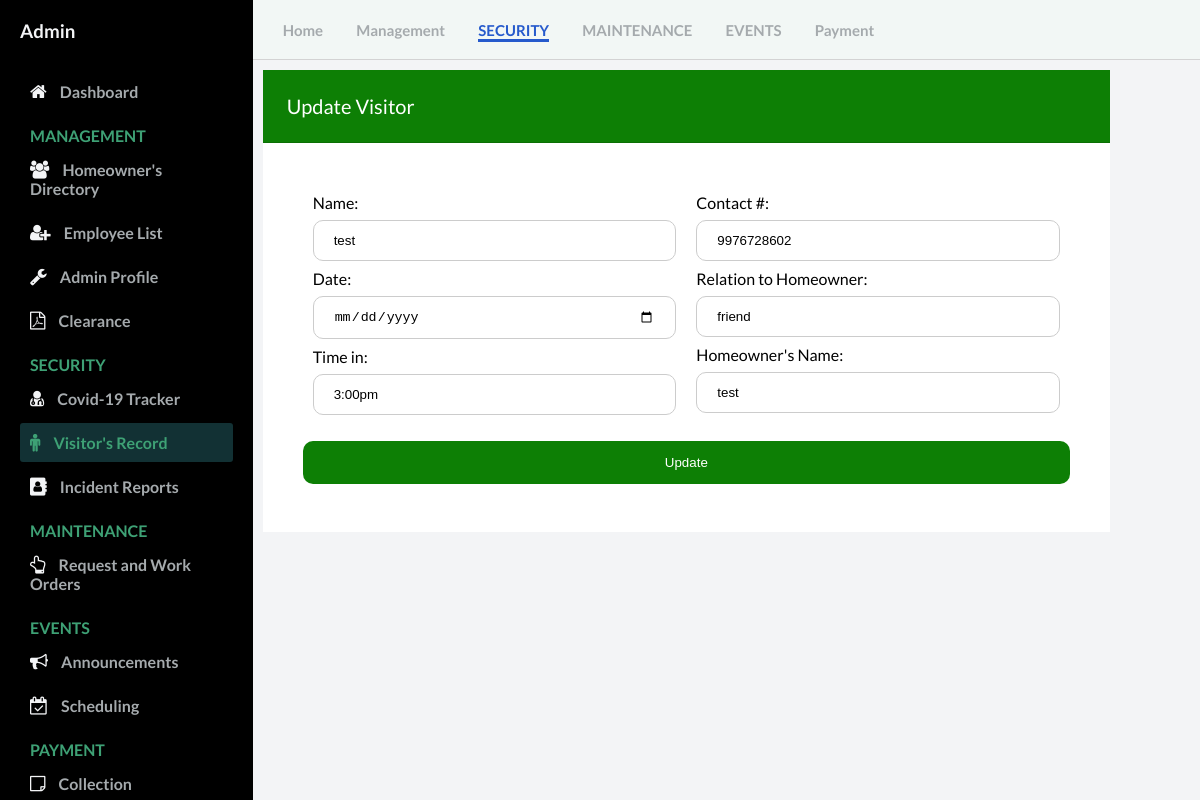
Page /admin/visitors_edit.php?edit=1 (signed in) on the committed database.
### tables this page shows
CREATE TABLE `visitors` (
  `id` int(11) NOT NULL,
  `name` text NOT NULL,
  `date` varchar(20) NOT NULL,
  `time` varchar(20) NOT NULL,
  `contact` bigint(11) NOT NULL,
  `relation` text NOT NULL,
  `homename` text NOT NULL
);

### admin/visitors_crud.php (called while the page is built, shortened)
<?php
$mysqli = new mysqli('remotemysql.com', 'J5BJ2ZlQGm', 'FYAvWP4mmz', 'J5BJ2ZlQGm') or die(mysqli_error($mysqli));
if (isset($_GET['edit'])){
	$id = $_GET['edit'];
	$query = "SELECT * FROM visitors WHERE id=?";
	$stmt=$mysqli->prepare($query);
	$stmt->bind_param("i",$id);
	$stmt->execute();
	$result=$stmt->get_result();
	$row = $result->fetch_assoc();
		$name = $row['name'];
		$date = $row['date'];
		$time = $row['time'];
		$contact = $row['contact'];
		$relation = $row['relation'];
		$homename = $row['homename'];
}

### admin/visitors_edit.php (the view, shortened to what this page needs)
<!DOCTYPE html>
<html lang="en">
  <head>
    <link rel="stylesheet" href="https://stackpath.bootstrapcdn.com/font-awesome/4.7.0/css/font-awesome.min.css"/>
    <link rel="stylesheet" href="css/style.css" />
  </head>
  <body id="body">
    <div class="container">
      <nav class="navbar">
        <div class="navbar__left">
          <a href="Dashboard.php">Home</a>
          <a href="User.php">Management</a>
          <a class="active_link" href="covid19_tracker.php">SECURITY</a>
          <a href="work_order.php">MAINTENANCE</a>
          <a href="announcement.php">EVENTS</a>
          <a href="invoice.php">Payment</a>
        </div>
      </nav>
<?php require_once 'visitors_crud.php'; ?>
      <main>
        <div class="table_container">
          <div class="card-header" id="user">
            Update Visitor
          </div>
          <form action="visitors_crud.php" method="post">
              <div class="container_edit">
                <div class="row">
                    <div class="column">
                      <label>Name:</label><span><input type="text" name="name" value="<?php echo $name; ?>" required> </span>
                      <label>Date:</label><span><input type="date" name="date" value="<?php echo $date; ?>" required></span><br>
                      <label>Time in:</label><span><input type="text" name="time" value="<?php echo $time; ?>" required></span>
                    </div>
                    <div class="column">
                        <label>Contact #:</label><span><input  type="text" name="contact" value="<?php echo $contact; ?>" required> </span>
                        <label>Relation to Homeowner:</label><span><input  type="text" name="relation" value="<?php echo $relation; ?>" required></span>
                        <label>Homeowner's Name:</label><span><input type="text" name="homename" value="<?php echo $homename; ?>" required></span>
                    </div>
                    <button class="button_edit" type="submit" name="update">Update</button>
                </div>
              </div>
          </form>
        </div>
      </main>
      <div id="sidebar">
        <div class="sidebar__title">
            <h3>Admin</h3>
        </div>
        <div class="sidebar__menu">
          <div class="sidebar__link ">
            <i class="fa fa-home"></i>
            <a href="Dashboard.php">Dashboard</a>
          </div>
          <h2>MANAGEMENT</h2>
          <div class="sidebar__link">
            <i class="fa fa-users" aria-hidden="true"></i>
            <a href="User.php">Homeowner's Directory</a>
          </div>
          <div class="sidebar__link">
            <i class="fa fa-user-plus" aria-hidden="true"></i>
            <a href="employees_record.php">Employee List</a>
          </div>
          <div class="sidebar__link">
            <i class="fa fa-wrench"></i>
            <a href="Admin_profile.php">Admin Profile</a>
          </div>
          <div class="sidebar__link">
            <i class="fa fa-file-pdf-o"></i>
            <a href="residency.php">Clearance</a>
          </div>
          <h2>SECURITY</h2>
          <div class="sidebar__link">
            <i class="fa fa-user-md"></i>
            <a href="covid19_tracker.php">Covid-19 Tracker</a>
          </div>
          <div class="sidebar__link active_menu_link">
            <i class="fa fa-male"></i>
            <a href="visitors_record.php">Visitor's Record</a>
          </div>
          <div class="sidebar__link">
            <i class="fa fa-address-book"></i>
            <a href="incident_record.php">Incident Reports</a>
          </div>
          <h2>MAINTENANCE</h2>
          <div class="sidebar__link ">
            <i class="fa fa-hand-o-up"></i>
            <a href="work_order.php">Request and Work Orders</a>
          </div>
          <h2>EVENTS</h2>
          <div class="sidebar__link ">
            <i class="fa fa-bullhorn"></i>
            <a href="Announcement.php">Announcements</a>
          </div>
          <div class="sidebar__link">
            <i class="fa fa-calendar-check-o"></i>
            <a href="Scheduling.php">Scheduling</a>
          </div>
          <h2>PAYMENT</h2>
          <div class="sidebar__link">
            <i class="fa fa-sticky-note-o"></i>
            <a href="invoice.php">Collection</a>
          </div>
      </div>
    </div>
  </body>
</html>

### admin/css/style.css (style rules this page uses)
* { margin: 0; padding: 0; }
body { font-family: 'Lato', sans-serif; box-sizing: border-box; }
.container { display: grid; height: 100vh; grid-template-columns: 0.8fr 1fr 1fr 1fr; grid-template-rows: 0.2fr 3fr; grid-template-areas: "sidebar nav nav nav" "sidebar main main main" }
.navbar { background: #f2f7f5; grid-area: nav; height: 60px; display: flex; align-items: center; justify-content: space-between; padding: 0 30px 0 30px; border-bottom: 1px solid lightgray; }
.navbar__left > a { margin-right: 30px; text-decoration: none; color: #a5aaad; font-size: 15px; font-weight: 700; }
.navbar__left .active_link { color: #265acc; border-bottom: 3px solid #265acc; padding-bottom: 12 px; }
main { background: #f3f4f6; grid-area: main; overflow-y: auto; }
#sidebar { background: #000000; grid-area: sidebar; overflow-y: auto; padding: 20px; -webkit-transition: all 0.5s; transition: all 0.5s; }
.sidebar__title { display:flex; justify-content: space-between; align-items: center; color: #f3f4f6; margin-bottom: 30px; }
.sidebar__menu > h2 { color: #3ea175; font-size: 16px; margin-top: 15px; margin-bottom: 5px; padding: 0 10px; font-weight: 700; }
.sidebar__link { color: #f3f4f6; padding: 10px; border-radius: 3px; margin-bottom: 5px; }
.active_menu_link { background: rgba(62, 161, 171,0.3); color: #3ea175; }
.active_menu_link a { color: #3ea175 !important; }
.sidebar__link > a { text-decoration: none; color: #a5aaad; font-weight: 700; }
.sidebar__link >i { margin-right: 10px; font-size: 18px; }
.card-header { padding: 1.50rem; margin-bottom: 0; background-color: #0D7F05; border-bottom: 1px solid rgba(0, 0, 0, 0.125); color: #ffffff; font-size: 20px; }
.table_container { padding: 90px 90px; margin-right: auto; margin-left: auto; width: fit-content; margin-top: -80px; margin-left: -80px; }
input[type=text] { width: 100%; padding: 7px 20px; margin: 10px 0; display: inline-block; border: 1px solid #ccc; border-radius: 5px; box-sizing: border-box; }
input[type=text], input[type=password], input[type=date], input[type=time] { width: 100%; padding: 12px 20px; margin: 8px 0; display: inline-block; border: 1px solid #ccc; box-sizing: border-box; border-radius: 10px; }
* { box-sizing: border-box; }
.column { float: left; width: 50%; padding: 10px; }
.row:after { content: ""; display: table; clear: both; }
.container_edit { width: 100%; padding-top: 20px; padding: 40px; margin: auto; background-color: white; }
.button_edit { background-color: #0D7F05; color: white; padding: 14px 20px; margin: 8px 0; border: none; width: 100%; border-radius: 10px; cursor: pointer; }
.dropdown-content a, { color: black; padding: 12px 16px; text-decoration: none; display: block; }

### rows in the picture
visitors: name "test", time "3:00pm", contact "9976728602", relation "friend", homename "test"
